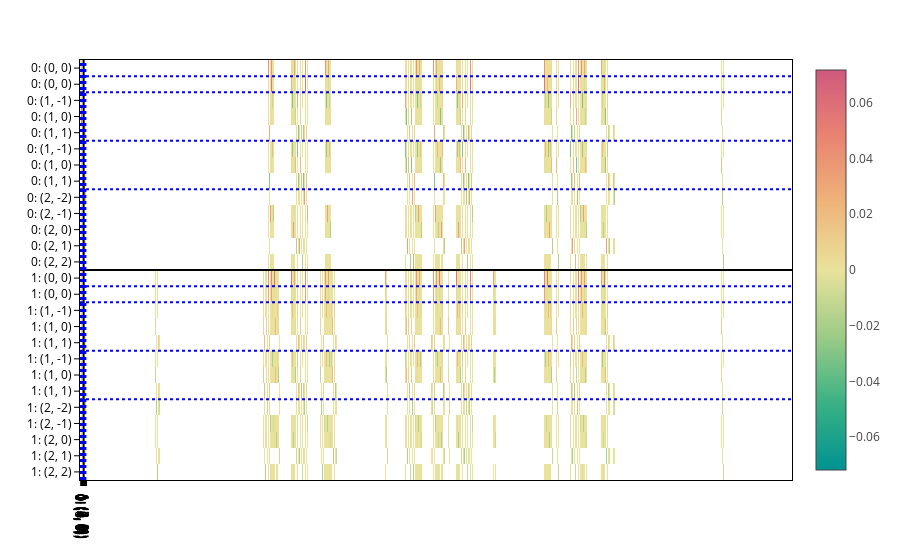

Notebook source saved alongside this figure:
### Code cell
from graph2mat.tools.viz import plot_basis_matrix

matrices = processor.matrix_from_data(
    data,
    predictions={"node_labels": node_labels, "edge_labels": edge_labels},
)

# for config, matrix in zip(embeddings_configs, matrices):
#     plot_basis_matrix(
#         matrix,
#         config,
#         point_lines={"color": "black"},
#         basis_lines={"color": "blue"},
#         colorscale="temps",
#         text=".2f",
#         basis_labels=True,
#     ).show()

### Figure 1 — Plotly figure (JSON) as saved in the notebook; plotly's stock layout.template omitted (floating-point values rounded to 4 significant figures; data arrays with more than 128 entries replaced by an {"elided": "..."} marker saying what was removed)
{"data": [{"coloraxis": "coloraxis", "hovertemplate": "x: %{x}<br>y: %{y}<br>color: %{z}<extra></extra>", "name": "0", "texttemplate": "%{z:.2f}", "type": "heatmap", "xaxis": "x", "yaxis": "y", "z": {"elided": "26x3250 float values"}}], "layout": {"coloraxis": {"cmid": 0, "colorscale": [[0, "rgb(0, 147, 146)"], [0.1667, "rgb(57, 177, 133)"], [0.3333, "rgb(156, 203, 134)"], [0.5, "rgb(233, 226, 156)"], [0.6667, "rgb(238, 180, 121)"], [0.8333, "rgb(232, 132, 113)"], [1, "rgb(207, 89, 126)"]]}, "margin": {"t": 60}, "shapes": [{"line": {"color": "black"}, "type": "line", "x0": 0, "x1": 1, "xref": "x domain", "y0": 12.5, "y1": 12.5, "yref": "y"}, {"line": {"color": "black"}, "type": "line", "x0": 12.5, "x1": 12.5, "xref": "x", "y0": 0, "y1": 1, "yref": "y domain"}, {"line": {"color": "blue", "dash": "dot"}, "type": "line", "x0": 0, "x1": 1, "xref": "x domain", "y0": 0.5, "y1": 0.5, "yref": "y"}, {"line": {"color": "blue", "dash": "dot"}, "type": "line", "x0": 0.5, "x1": 0.5, "xref": "x", "y0": 0, "y1": 1, "yref": "y domain"}, {"line": {"color": "blue", "dash": "dot"}, "type": "line", "x0": 0, "x1": 1, "xref": "x domain", "y0": 1.5, "y1": 1.5, "yref": "y"}, {"line": {"color": "blue", "dash": "dot"}, "type": "line", "x0": 1.5, "x1": 1.5, "xref": "x", "y0": 0, "y1": 1, "yref": "y domain"}, {"line": {"color": "blue", "dash": "dot"}, "type": "line", "x0": 0, "x1": 1, "xref": "x domain", "y0": 4.5, "y1": 4.5, "yref": "y"}, {"line": {"color": "blue", "dash": "dot"}, "type": "line", "x0": 4.5, "x1": 4.5, "xref": "x", "y0": 0, "y1": 1, "yref": "y domain"}, {"line": {"color": "blue", "dash": "dot"}, "type": "line", "x0": 0, "x1": 1, "xref": "x domain", "y0": 7.5, "y1": 7.5, "yref": "y"}, {"line": {"color": "blue", "dash": "dot"}, "type": "line", "x0": 7.5, "x1": 7.5, "xref": "x", "y0": 0, "y1": 1, "yref": "y domain"}, {"line": {"color": "blue", "dash": "dot"}, "type": "line", "x0": 0, "x1": 1, "xref": "x domain", "y0": 13.5, "y1": 13.5, "yref": "y"}, {"line": {"color": "blue", "dash": "dot"}, "type": "line", "x0": 13.5, "x1": 13.5, "xref": "x", "y0": 0, "y1": 1, "yref": "y domain"}, {"line": {"color": "blue", "dash": "dot"}, "type": "line", "x0": 0, "x1": 1, "xref": "x domain", "y0": 14.5, "y1": 14.5, "yref": "y"}, {"line": {"color": "blue", "dash": "dot"}, "type": "line", "x0": 14.5, "x1": 14.5, "xref": "x", "y0": 0, "y1": 1, "yref": "y domain"}, {"line": {"color": "blue", "dash": "dot"}, "type": "line", "x0": 0, "x1": 1, "xref": "x domain", "y0": 17.5, "y1": 17.5, "yref": "y"}, {"line": {"color": "blue", "dash": "dot"}, "type": "line", "x0": 17.5, "x1": 17.5, "xref": "x", "y0": 0, "y1": 1, "yref": "y domain"}, {"line": {"color": "blue", "dash": "dot"}, "type": "line", "x0": 0, "x1": 1, "xref": "x domain", "y0": 20.5, "y1": 20.5, "yref": "y"}, {"line": {"color": "blue", "dash": "dot"}, "type": "line", "x0": 20.5, "x1": 20.5, "xref": "x", "y0": 0, "y1": 1, "yref": "y domain"}], "xaxis": {"anchor": "y", "domain": [0, 1], "ticktext": ["0: (0, 0)", "0: (0, 0)", "0: (1, -1)", "0: (1, 0)", "0: (1, 1)", "0: (1, -1)", "0: (1, 0)", "0: (1, 1)", "0: (2, -2)", "0: (2, -1)", "0: (2, 0)", "0: (2, 1)", "0: (2, 2)", "1: (0, 0)", "1: (0, 0)", "1: (1, -1)", "1: (1, 0)", "1: (1, 1)", "1: (1, -1)", "1: (1, 0)", "1: (1, 1)", "1: (2, -2)", "1: (2, -1)", "1: (2, 0)", "1: (2, 1)", "1: (2, 2)"], "tickvals": [0, 1, 2, 3, 4, 5, 6, 7, 8, 9, 10, 11, 12, 13, 14, 15, 16, 17, 18, 19, 20, 21, 22, 23, 24, 25]}, "yaxis": {"anchor": "x", "autorange": "reversed", "domain": [0, 1], "ticktext": ["0: (0, 0)", "0: (0, 0)", "0: (1, -1)", "0: (1, 0)", "0: (1, 1)", "0: (1, -1)", "0: (1, 0)", "0: (1, 1)", "0: (2, -2)", "0: (2, -1)", "0: (2, 0)", "0: (2, 1)", "0: (2, 2)", "1: (0, 0)", "1: (0, 0)", "1: (1, -1)", "1: (1, 0)", "1: (1, 1)", "1: (1, -1)", "1: (1, 0)", "1: (1, 1)", "1: (2, -2)", "1: (2, -1)", "1: (2, 0)", "1: (2, 1)", "1: (2, 2)"], "tickvals": [0, 1, 2, 3, 4, 5, 6, 7, 8, 9, 10, 11, 12, 13, 14, 15, 16, 17, 18, 19, 20, 21, 22, 23, 24, 25]}}}
